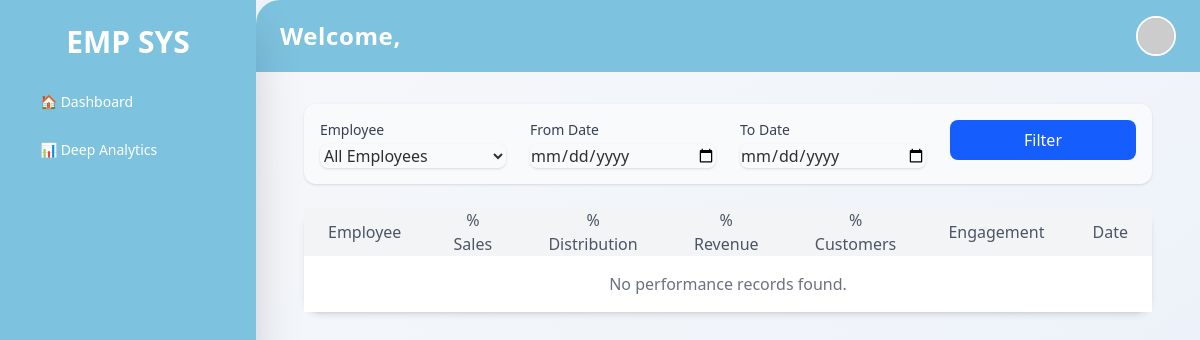
The page /performance/ (signed in) on the database as committed earlier.
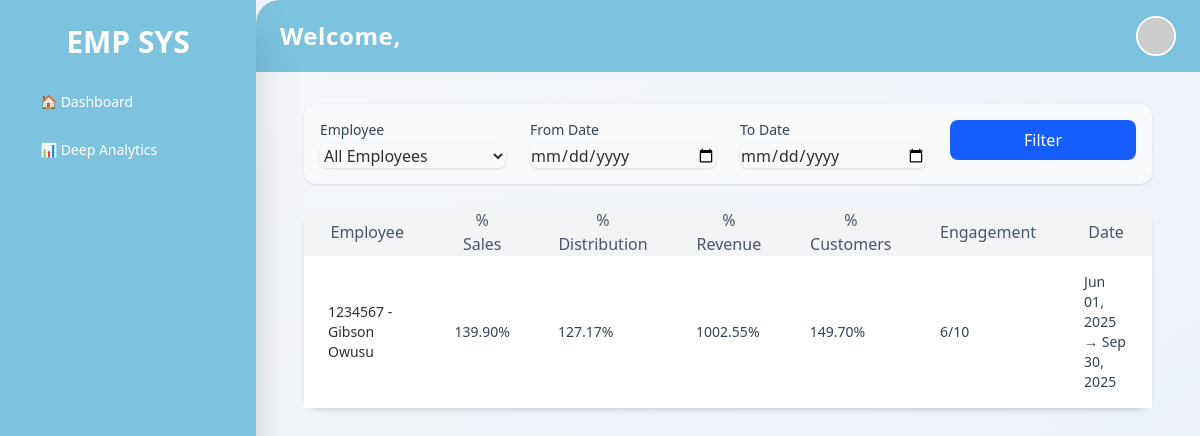
The same page on the database as committed later.
### performance_app/models.py (models this page shows)
class PerformanceRecord(models.Model):
    employee = models.ForeignKey(EmployeeProfile, on_delete=models.CASCADE)
    sales_target = models.FloatField(default=0.00)
    sales_volume = models.FloatField(default=0.00)
    distribution_target = models.FloatField(default=0.00)
    distribution_volume = models.FloatField(default=0.00)
    revenue_target = models.FloatField(default=0.00)
    revenue_volume = models.FloatField(default=0.00)
    customer_base_target = models.FloatField(default=0.00)
    customer_base_volume = models.FloatField(default=0.00)
    team_engagement_score = models.IntegerField(default=0)  # e.g., from 1 to 10
    performance_start_date = models.DateField(blank=True, null=True)
    performance_end_date = models.DateField(blank=True, null=True)
    data_created = models.DateTimeField(auto_now_add=True, blank=True, null=True)
    data_updated = models.DateTimeField(auto_now=True, blank=True, null=True)
    created_by = models.ForeignKey(User, related_name='created_records', on_delete=models.CASCADE, null=True, blank=True)
    updated_by = models.ForeignKey(User, related_name='updated_records', on_delete=models.CASCADE, null=True, blank=True)
    @property
    def sales_achieved_percent(self):
        return (self.sales_volume / self.sales_target * 100) if self.sales_target else 0
    @property
    def distribution_achieved_percent(self):
        return (self.distribution_volume / self.distribution_target * 100) if self.distribution_target else 0
    @property
    def revenue_achieved_percent(self):
        return (self.revenue_volume / self.revenue_target * 100) if self.revenue_target else 0
    @property
    def customer_base_achieved_percent(self):
        return (self.customer_base_volume / self.customer_base_target * 100) if self.customer_base_target else 0

class EmployeeProfile(models.Model):
    user = models.OneToOneField(User, on_delete=models.CASCADE)
    first_name = models.CharField(max_length=100, blank=True, null=True)
    last_name = models.CharField(max_length=100, blank=True, null=True)
    department = models.CharField(max_length=100)
    job_title = models.CharField(max_length=100)
    date_hired = models.DateField()
    phone = models.CharField(max_length=15, blank=True, null=True)
    address = models.TextField(null=True, blank=True)
    emergency_contact_name = models.CharField(max_length=100, null=True, blank=True)
    emergency_contact_phone = models.CharField(max_length=15, null=True, blank=True)
    emergency_relationship = models.CharField(max_length=50, null=True, blank=True)
    data_created = models.DateTimeField(auto_now_add=True, blank=True, null=True)
    data_updated = models.DateTimeField(auto_now=True, blank=True, null=True)
    created_by = models.ForeignKey(User, related_name='created_employee', on_delete=models.CASCADE, null=True, blank=True)
    updated_by = models.ForeignKey(User, related_name='updated_employee', on_delete=models.CASCADE, null=True, blank=True)
    def __str__(self):
        return f"{self.user.employee_id} - {self.first_name} {self.last_name}"

class User(AbstractBaseUser, PermissionsMixin):
    ROLE_CHOICES = [
        ('HR', 'HR'),
        ('HIGH_MANAGER', 'High Level Manager'),
        ('MIDDLE_MANAGER', 'Middle Level Manager'),
        ('MANAGER', 'Low Level Manager'),
        ('EMPLOYEE', 'Employee'),
    ]
    employee_id = models.CharField(max_length=20, unique=True)
    role = models.CharField(max_length=20, choices=ROLE_CHOICES)
    branch = models.CharField(max_length=100, blank=True, null=True)
    is_active = models.BooleanField(default=True)
    is_staff = models.BooleanField(default=False)
    USERNAME_FIELD = 'employee_id'
    REQUIRED_FIELDS = []
    objects = CustomUserManager()
    def __str__(self):
        return f"{self.employee_id} - {self.role}"

### performance_app/views.py (the view)
# urls.py: path('performance/', views.performance_record_list, name='performance_record_list'),
@login_required
def performance_record_list(request):
    user = request.user
    records = PerformanceRecord.objects.select_related('employee', 'employee__user').order_by('-performance_start_date')
    employees = EmployeeProfile.objects.select_related('user')
    if user.role == 'MANAGER':
        employees = employees.filter(user__role='EMPLOYEE')  # Only show actual employees
    elif user.role == 'MIDDLE_MANAGER':
        employees = employees.filter(user__role='MANAGER')
    elif user.role == 'HIGH_LEVEL_MANAGER':
        employees = employees.filter(user__role='MIDDLE_MANAGER')
    else:
        employees = None
    employee_id = request.GET.get('employee')
    start_date = request.GET.get('start_date')
    end_date = request.GET.get('end_date')
    if employee_id:
        records = records.filter(employee_id=employee_id)
    if start_date and end_date:
        records = records.filter(
            performance_start_date__gte=start_date,
            performance_end_date__lte=end_date
        )
    context = {
        'records': records,
        'employees': employees,
        'selected_employee': int(employee_id) if employee_id else None,
        'start_date': start_date,
        'end_date': end_date,
    }
    return render(request, 'dashboard/low_level_manager/performance_records.html', context)

### theme/templates/dashboard/low_level_manager/performance_records.html (shortened to what the changed rows need)
{% extends 'base.html' %}
{% load static %}
{% block content %}
<div class="container mx-auto py-10 px-4 sm:px-6 lg:px-8 animate-fade-in">
    <br>
    <div class="overflow-x-auto bg-white rounded-2xl shadow-md animate-fade-in-up">
        <table id="performanceTable" class="min-w-full divide-y divide-gray-200">
            <thead class="bg-gray-100">
                <tr>
                    <th class="px-6 py-3 text-left text-xs font-medium text-gray-600 uppercase">Employee</th>
                    <th class="px-6 py-3 text-left text-xs font-medium text-gray-600 uppercase">% Sales</th>
                    <th class="px-6 py-3 text-left text-xs font-medium text-gray-600 uppercase">% Distribution</th>
                    <th class="px-6 py-3 text-left text-xs font-medium text-gray-600 uppercase">% Revenue</th>
                    <th class="px-6 py-3 text-left text-xs font-medium text-gray-600 uppercase">% Customers</th>
                    <th class="px-6 py-3 text-left text-xs font-medium text-gray-600 uppercase">Engagement</th>
                    <th class="px-6 py-3 text-left text-xs font-medium text-gray-600 uppercase">Date</th>
                </tr>
            </thead>
            <tbody class="bg-white divide-y divide-gray-100">
                {% for record in records %}
                <tr class="hover:bg-gray-50 transition duration-300">
                    <td class="px-6 py-4 text-sm font-medium text-gray-900">{{ record.employee }}</td>
                    <td class="px-6 py-4 text-sm text-gray-700">{{ record.sales_achieved_percent|floatformat:2 }}%</td>
                    <td class="px-6 py-4 text-sm text-gray-700">{{ record.distribution_achieved_percent|floatformat:2 }}%</td>
                    <td class="px-6 py-4 text-sm text-gray-700">{{ record.revenue_achieved_percent|floatformat:2 }}%</td>
                    <td class="px-6 py-4 text-sm text-gray-700">{{ record.customer_base_achieved_percent|floatformat:2 }}%</td>
                    <td class="px-6 py-4 text-sm text-gray-700">{{ record.team_engagement_score }}/10</td>
                    <td class="px-6 py-4 text-sm text-gray-700">
                        {{ record.performance_start_date|date:"M d, Y" }} → {{ record.performance_end_date|date:"M d, Y" }}
                    </td>
                </tr>
                {% empty %}
                <tr>
                    <td colspan="8" class="px-6 py-4 text-center text-gray-500">No performance records found.</td>
                </tr>
                {% endfor %}
            </tbody>
        </table>
    </div>
</div>
{% endblock %}

Rows that differ between the two databases and show on the page:
added PerformanceRecord: employee "1234567 - Gibson Owusu", sales_achieved_percent "139.90", distribution_achieved_percent "127.17", revenue_achieved_percent "1002.55", customer_base_achieved_percent "149.70", team_engagement_score "6", performance_start_date "Jun 01, 2025", performance_end_date "Sep 30, 2025"
Other text that changed with them:
text no longer shown: "No performance records found."
